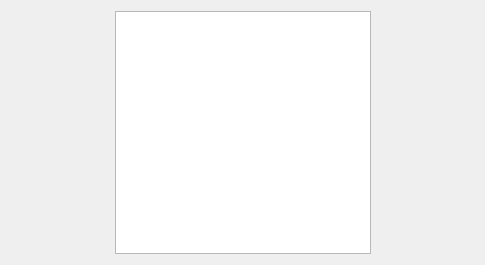
<?xml version="1.0" encoding="UTF-8"?>
<ui version="4.0">
 <class>SelectExportType</class>
 <widget class="QWidget" name="SelectExportType">
  <property name="geometry">
   <rect>
    <x>0</x>
    <y>0</y>
    <width>485</width>
    <height>265</height>
   </rect>
  </property>
  <property name="windowTitle">
   <string>Form</string>
  </property>
  <layout class="QGridLayout" name="gridLayout">
   <item row="0" column="0">
    <spacer name="horizontalSpacer">
     <property name="orientation">
      <enum>Qt::Horizontal</enum>
     </property>
     <property name="sizeHint" stdset="0">
      <size>
       <width>90</width>
       <height>20</height>
      </size>
     </property>
    </spacer>
   </item>
   <item row="0" column="2">
    <spacer name="horizontalSpacer_2">
     <property name="orientation">
      <enum>Qt::Horizontal</enum>
     </property>
     <property name="sizeHint" stdset="0">
      <size>
       <width>89</width>
       <height>20</height>
      </size>
     </property>
    </spacer>
   </item>
   <item row="0" column="1">
    <widget class="QTreeView" name="listExportTypes">
     <property name="editTriggers">
      <set>QAbstractItemView::NoEditTriggers</set>
     </property>
     <property name="alternatingRowColors">
      <bool>false</bool>
     </property>
     <property name="iconSize">
      <size>
       <width>32</width>
       <height>32</height>
      </size>
     </property>
     <property name="rootIsDecorated">
      <bool>false</bool>
     </property>
     <attribute name="headerVisible">
      <bool>false</bool>
     </attribute>
    </widget>
   </item>
  </layout>
 </widget>
 <resources/>
 <connections/>
</ui>
